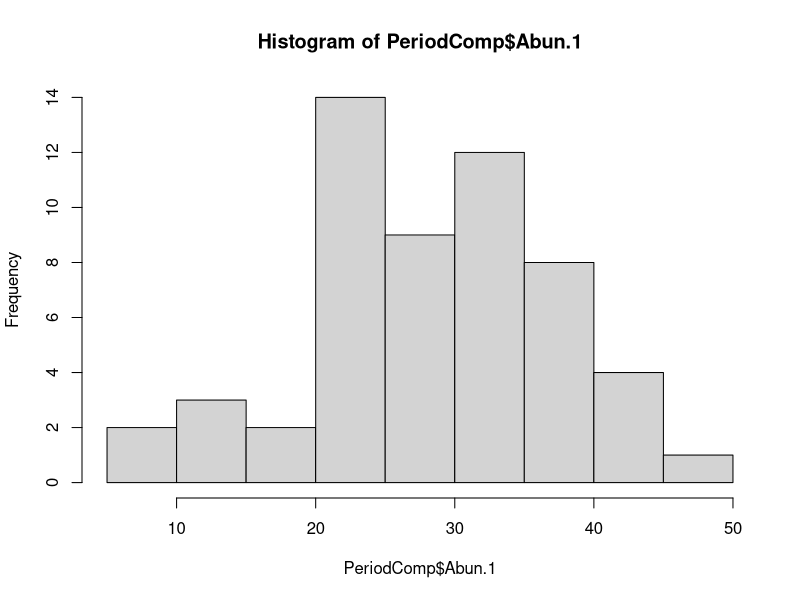
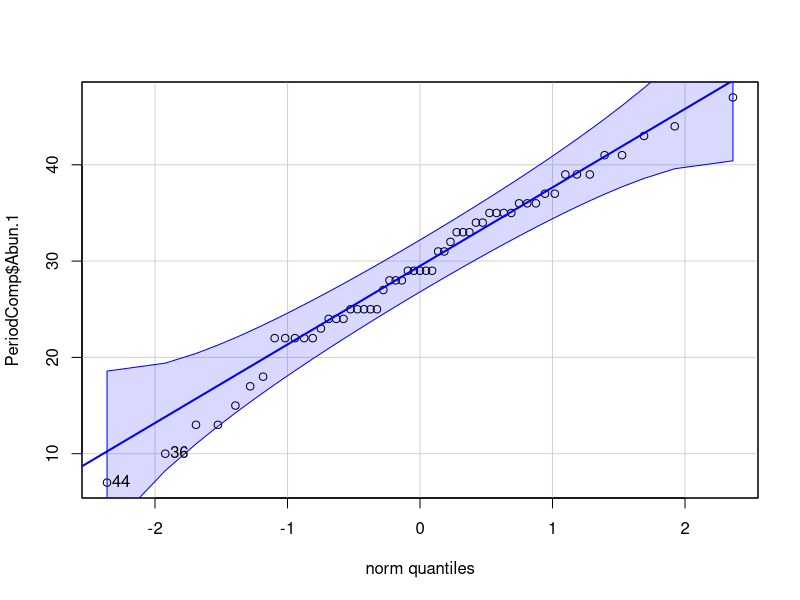
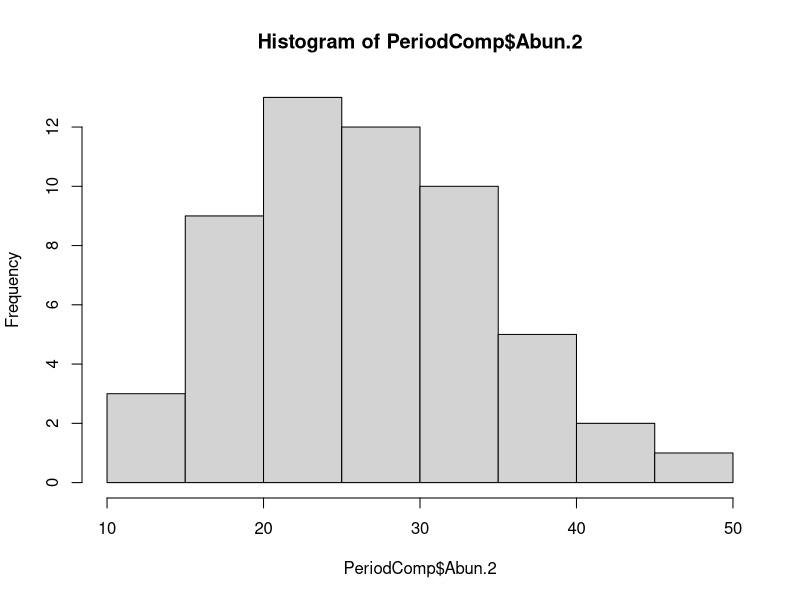
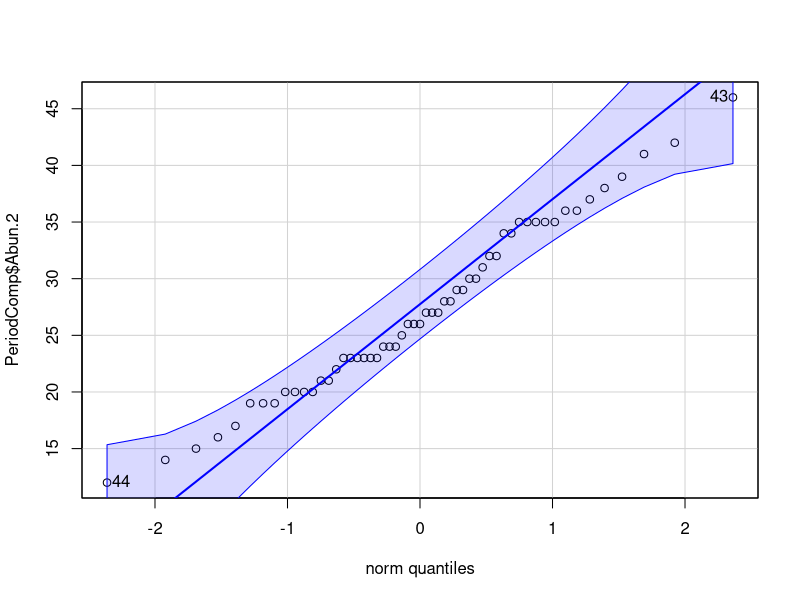
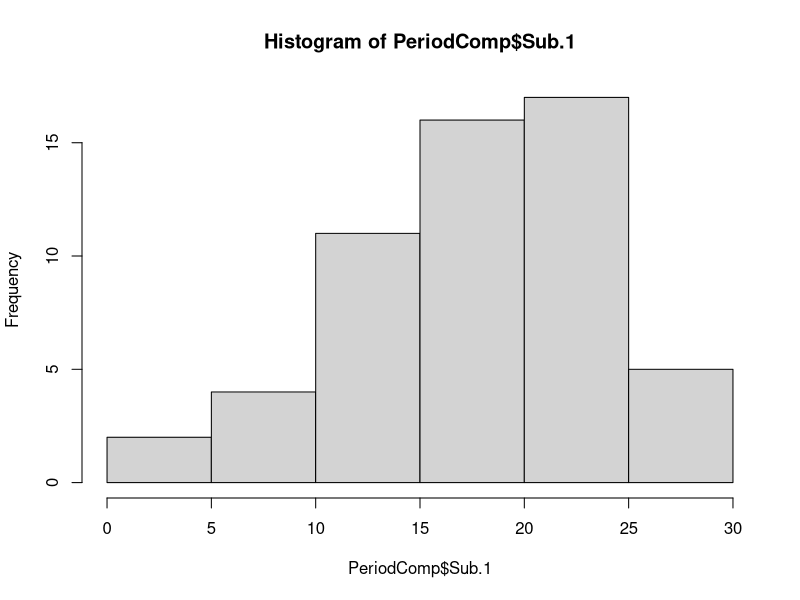
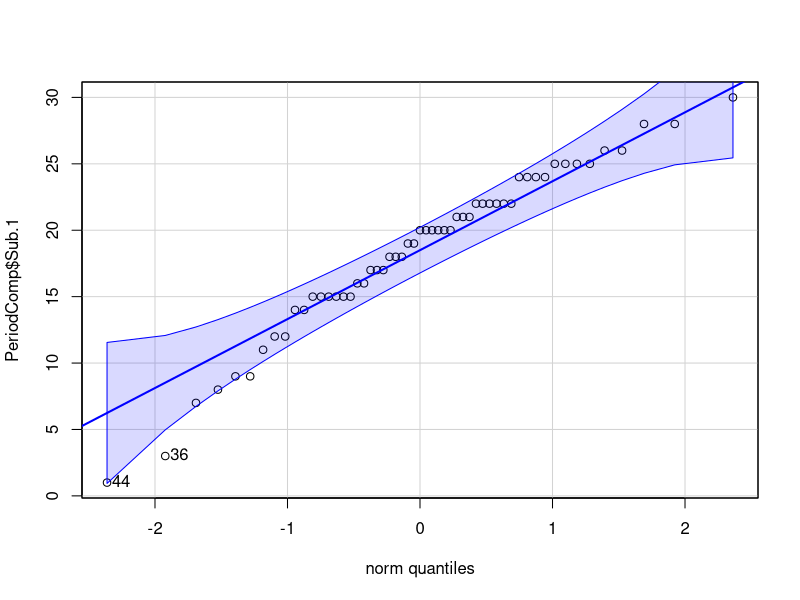
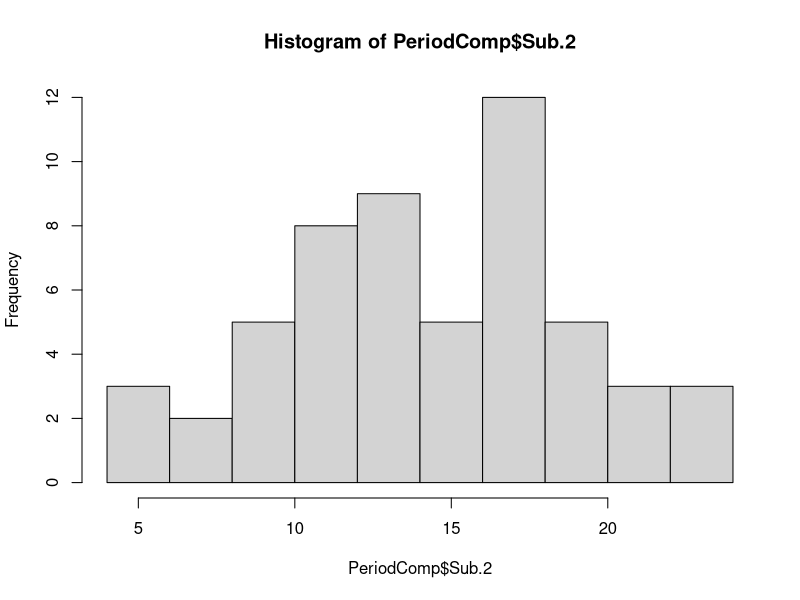
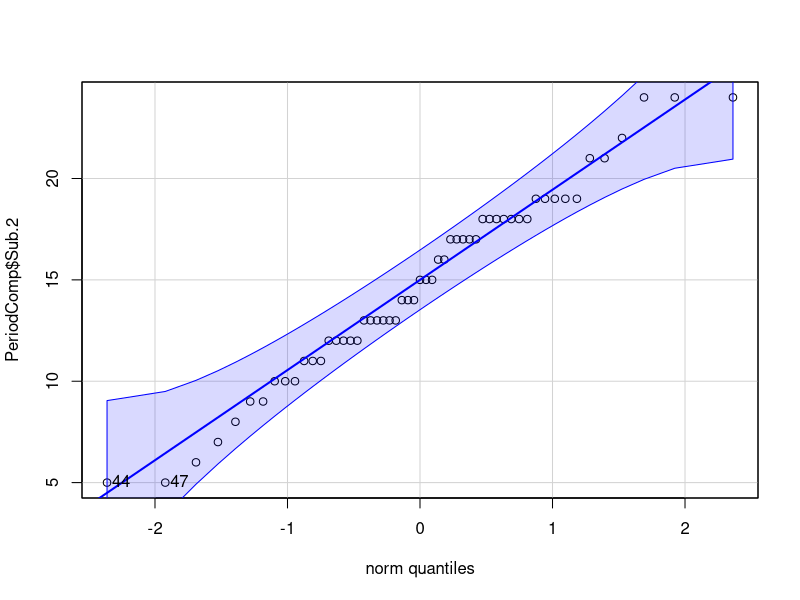

R code for these plots, in order:
#Assignment 2 R-script

#Load necessary packages
library(tidyverse)
library(here)
library(car)
library(dplyr)
library(ggpubr)
library(rstatix)
library(coin)

#Upload dataset to R session
PeriodComp <- read.csv(here("WMI_SpeciesAbun_PeriodGroup.csv"))

#check read-in of dataframe
summary(PeriodComp)
head(PeriodComp)

#check wetland sites in the data - repeats of the same site with spelling error, sites missing, etc...
print(PeriodComp$Wetland.Name)

#check if functional classes add to total abundance value
TotAbun1Test <- PeriodComp$Emer.1 + PeriodComp$Float.1 + PeriodComp$Sub.1
head(PeriodComp$Abun.1,10)
head(TotAbun1Test, 10)
#numbers match

#check to see if data has a normal distribution to use parametric t-tests
#Abundance for Period 1 and 2
hist(PeriodComp$Abun.1, plot=TRUE)
qqPlot(PeriodComp$Abun.1)
hist(PeriodComp$Abun.2, plot=TRUE)
qqPlot(PeriodComp$Abun.2)

#Submergent abundance for Period 1 and 2
hist(PeriodComp$Sub.1, plot=TRUE)
qqPlot(PeriodComp$Sub.1)
hist(PeriodComp$Sub.2, plot=TRUE)
qqPlot(PeriodComp$Sub.2)

#Terrestrial abundance for Period 1 and 2
hist(PeriodComp$Terr.1, plot=TRUE)
qqPlot(PeriodComp$Terr.1)
hist(PeriodComp$Terr.2, plot=TRUE)
qqPlot(PeriodComp$Terr.2)

#reasonable to use parametric for abundance and submergent, not terrestrial
#use Wilcoxon signed rank for all for easier comparison and consistency


#create subsets of data for Abundance, Submergent, Terrestrial
AbunSubset <- PeriodComp[c(1:703),c(2,5,12)]
summary(AbunSubset)
SubSubset <- PeriodComp[c(1:703),c(2,8,15)]
summary(SubSubset)
TerrSubset <- PeriodComp[c(1:703),c(2,9,16)]
summary(TerrSubset)

#gather Abundance, Submergent and Terrestrial into same column
AbunSub.long <- pivot_longer(AbunSubset, cols=!Wetland.Name, names_to="PerAbun", values_to="TotAbun")
print(AbunSub.long)
SubSub.long <- pivot_longer(SubSubset, cols=!Wetland.Name, names_to="PerSub", values_to="TotSub")
print(SubSub.long)
TerrSub.long <- pivot_longer(TerrSubset, cols=!Wetland.Name, names_to="PerTerr", values_to="TotTerr")
print(TerrSub.long)

#creating weights
AbunSub.long %>%
  group_by(PerAbun) %>%
  get_summary_stats(TotAbun, type = "median_iqr")

#box plots
# Plot weight by Period and color by Period
ggboxplot(AbunSub.long, x = "PerAbun", y = "TotAbun", 
          color = "PerAbun", palette = c("#00AFBB", "#E7B800"),
          order = c("Abun.1", "Abun.2"),
          ylab = "Species abundance", xlab = "Period of collection")

#running into error message for boxplot
#not sure why from looking online? Help would be appreciated!
